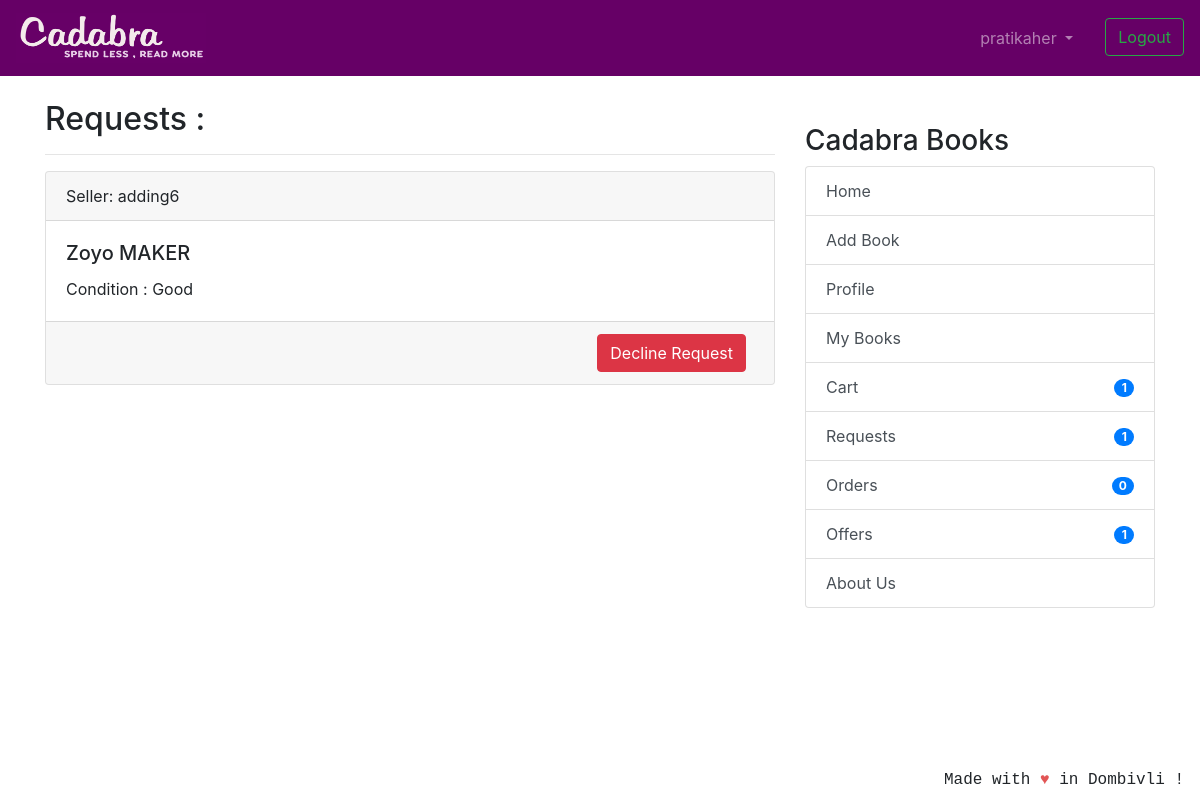
/transaction/requests/ (signed in), run on the app's committed database.
### coreapp/models.py (models this page shows, shortened)
class Requests(models.Model):
    requester = models.ForeignKey(
        User, related_name='to_user', on_delete=models.CASCADE)
    offerrer = models.ForeignKey(
        User, related_name='from_user', on_delete=models.CASCADE)
    timestamp = models.DateTimeField(auto_now_add=True)
    requester_book = models.ForeignKey(
        Book, related_name='requester_book_from_user', on_delete=models.CASCADE)

class Book(models.Model):
    user = models.ForeignKey(User, on_delete=models.CASCADE, null=True)
    book_name = models.CharField(
        max_length=100, help_text="We only deal with original books with ISBN codes, pirated books will not be accepted.")
    author_name = models.CharField(max_length=100, blank=True, null=True)
    description = models.CharField(max_length=2000, blank=True, null=True)
    image = models.ImageField('Book Image', null=True,
                              blank=True, upload_to="book_images/")
    price = models.IntegerField(
        null=True, blank=True, help_text="We would be deducting 20 rupees from item price for delivery purposes.")
    sell_or_exchange = models.CharField(
        max_length=100, choices=BUY_OR_EXCHANGE, default='Exchange', help_text="By adding items to exchange you can make requests to other users for exchange.")
    condition = models.CharField(
        max_length=100, choices=CONITION_CHOICES, default='Acceptable')
    created_at = models.DateTimeField(auto_now_add=True)
    class Meta:
        verbose_name = 'Book'
        verbose_name_plural = 'Books'

### transaction/views.py (the view)
# urls.py: path('requests/', views.RequestListView.as_view(), name='requests_view'),
class RequestListView(LoginRequiredMixin, generic.ListView):
    model = Requests
    template_name = 'transaction_request.html'
    context_object_name = 'requests'
    def get_queryset(self):
        return Requests.objects.filter(requester=self.request.user).order_by('timestamp')

### nofapapp/context_processors.py (called while the page is built)
def add_variable_to_context(request):
    if request.user.id:
        orderitems = Order.objects.get(owner=request.user.profile)
        return {
            'requestscount': Requests.objects.filter(requester=request.user).count(),
            'offercount' : Requests.objects.filter(offerrer=request.user).count(),
            'orderscount': Transaction.objects.filter(Q(offerrer=request.user) | Q(requester=request.user)).count()+FinalBuyOrder.objects.filter(user=request.user).count(),
            'cartitemscount': orderitems.items.count(),
            'addresscheck': get_object_or_404(ShippingAddress, profile=get_object_or_404(Profile, user=request.user)).address1,
            }
    else:
        return {}

### templates/transaction_request.html (shortened to what this page needs)
{% extends 'base.html' %}
{% block content %}
<h2>Requests :</h2>
<hr/>
{% if requests %}
{% for request in requests %}
<div class="card text-left">
    <div class="card-header">
        Seller: {{ request.offerrer }}</a>
    </div>
    <div class="card-body">
        <h5 class="card-title">{{ request.requester_book.book_name }}</h5>
        <p class="card-text">Condition : {{ request.requester_book.condition }} </p>
    </div>
    <div class="card-footer text-mutxed">
        <a href="{% url 'transaction:request-delete' request.id %}" class="mr-2 btn btn-danger float-right">Decline Request</a>
    </div>
</div>
{% endfor %}
{% endif %}
{% endblock %}

### templates/base.html (shortened to what this page needs)
{% load static %}
<!doctype html>
<html lang="en">
  <head>
    <link rel="stylesheet" href="https://stackpath.bootstrapcdn.com/bootstrap/4.2.1/css/bootstrap.min.css"
>
  </head>
  <body>
    <header class="site-header">
<nav class="navbar navbar-expand-lg navbar-dark" style="background-color: #660066;">
  <a class="navbar-brand" href="{% url 'coreapp:list_entries' %}">
      <img src="{% static 'img/cadabra.png' %}" alt="Logo" style="width:190px;height:50px" >
    </a>
  <div class="collapse navbar-collapse" id="navbarSupportedContent">
    <ul class="navbar-nav ml-auto">
      {% if user.is_authenticated %}
      <li class="nav-item dropdown">
        <a class="nav-link dropdown-toggle mr-3" href="#" id="navbarDropdown" role="button" data-toggle="dropdown"
          aria-haspopup="true" aria-expanded="false">
          {{ user.username }}
        </a>
      </li>
      <li><a class="btn btn-outline-success ml-2 my-2 my-sm-0" href="{% url 'logout'%}">Logout</a></li>
        {% else %}
      <li><a href="{% url 'login' %}" class="btn btn-outline-success">Login</a></li>
      <li><a href="{% url 'coreapp:signup' %}" class="btn btn-primary ml-2">Sign up</a></li>
      {% endif %}
    </ul>
  </div>
</nav>
  </header>
  <br/>
    <div class="container">
      <div class="row justify-content-center">
        <div class="col-8">
          {% block content %}
          {% endblock %}
        </div>
        {% if user.is_authenticated %}
                <div class="col-md-4">
                  <div class="content-section">
                    <br/>
                    <h3>Cadabra Books</h3>
                      <ul class="list-group">
                        <a class="list-group-item list-group-item-action" href="{% url 'coreapp:list_entries' %}" > Home </a>
                        <a class="list-group-item list-group-item-action" href="{% url 'coreapp:new_entry' %}" > Add Book</a>
                        <a class="list-group-item list-group-item-action" href="{% url 'coreapp:profile' %}" >Profile</a>
                        <a class="list-group-item list-group-item-action" href="{% url 'coreapp:userbooks' %}" >My Books</a>
                        <a class="list-group-item list-group-item-action" href="{% url 'cart:cart_items' %}" >Cart<span class="badge badge-primary badge-pill float-right mt-1">{{ cartitemscount }}</span> </a>
                        <a class="list-group-item list-group-item-action" href="{% url 'transaction:requests_view' %}" >Requests<span class="badge badge-primary badge-pill float-right mt-1">{{ requestscount }}</span></a>
                        <a class="list-group-item list-group-item-action" href="{% url 'transaction:orders_view' %}" >Orders <span class="badge badge-primary badge-pill float-right mt-1">{{ orderscount }}</span></a>
                        <a class="list-group-item list-group-item-action" href="{% url 'transaction:offers_view' %}" >Offers <span class="badge badge-primary badge-pill float-right mt-1">{{ offercount }}</span></a>
                        <a class="list-group-item list-group-item-action" href="{% url 'coreapp:aboutus' %}">About Us</a>
                      </ul>
                      <br/>
                  </div>
                </div>
                {% endif %}
      </div>
    </div>
<footer class="site-footer mr-3 mb-2" style="position:fixed;right:0;bottom:0;font-family: 'Courier';font-style: bold;">
  Made with <span style="color: #e25555;">&hearts;</span> in Dombivli !
</footer>
</body>
</html>

### data on the page
Requests: offerrer "adding6", requester_book.book_name "Zoyo MAKER", requester_book.condition "Good"

### other printed values
{{ user.username }} "pratikaher"
{{ cartitemscount }} "1"
{{ requestscount }} "1"
{{ orderscount }} "0"
{{ offercount }} "1"
